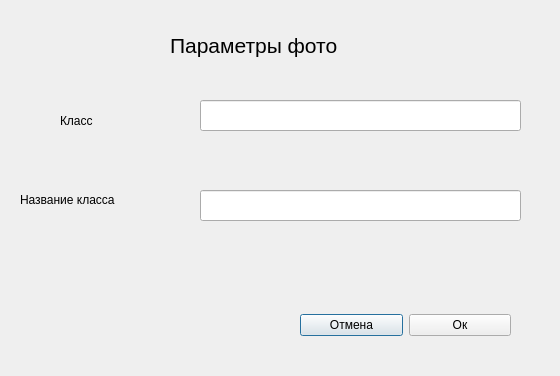
<?xml version="1.0" encoding="UTF-8"?>
<ui version="4.0">
 <class>Dialog</class>
 <widget class="QDialog" name="Dialog">
  <property name="geometry">
   <rect>
    <x>0</x>
    <y>0</y>
    <width>560</width>
    <height>376</height>
   </rect>
  </property>
  <property name="windowTitle">
   <string>Dialog</string>
  </property>
  <widget class="QLabel" name="label">
   <property name="geometry">
    <rect>
     <x>170</x>
     <y>20</y>
     <width>281</width>
     <height>51</height>
    </rect>
   </property>
   <property name="font">
    <font>
     <pointsize>16</pointsize>
    </font>
   </property>
   <property name="text">
    <string>Параметры фото</string>
   </property>
  </widget>
  <widget class="QLineEdit" name="lineEdit">
   <property name="geometry">
    <rect>
     <x>200</x>
     <y>100</y>
     <width>321</width>
     <height>31</height>
    </rect>
   </property>
  </widget>
  <widget class="QLineEdit" name="lineEdit_2">
   <property name="geometry">
    <rect>
     <x>200</x>
     <y>190</y>
     <width>321</width>
     <height>31</height>
    </rect>
   </property>
  </widget>
  <widget class="QLabel" name="label_2">
   <property name="geometry">
    <rect>
     <x>60</x>
     <y>110</y>
     <width>111</width>
     <height>21</height>
    </rect>
   </property>
   <property name="styleSheet">
    <string notr="true">font: 11pt &quot;Segoe Print&quot;;</string>
   </property>
   <property name="text">
    <string>Класс</string>
   </property>
  </widget>
  <widget class="QLabel" name="label_3">
   <property name="geometry">
    <rect>
     <x>20</x>
     <y>190</y>
     <width>151</width>
     <height>20</height>
    </rect>
   </property>
   <property name="styleSheet">
    <string notr="true">font: 11pt &quot;Segoe Print&quot;;</string>
   </property>
   <property name="text">
    <string>Название класса</string>
   </property>
  </widget>
  <widget class="QWidget" name="horizontalLayoutWidget">
   <property name="geometry">
    <rect>
     <x>300</x>
     <y>280</y>
     <width>211</width>
     <height>91</height>
    </rect>
   </property>
   <layout class="QHBoxLayout" name="horizontalLayout">
    <item>
     <widget class="QPushButton" name="pushButton_2">
      <property name="font">
       <font>
        <pointsize>9</pointsize>
       </font>
      </property>
      <property name="text">
       <string>Отмена</string>
      </property>
     </widget>
    </item>
    <item>
     <widget class="QPushButton" name="pushButton">
      <property name="font">
       <font>
        <pointsize>9</pointsize>
       </font>
      </property>
      <property name="text">
       <string>Ок</string>
      </property>
     </widget>
    </item>
   </layout>
  </widget>
  <widget class="QLabel" name="label_4">
   <property name="geometry">
    <rect>
     <x>40</x>
     <y>240</y>
     <width>341</width>
     <height>31</height>
    </rect>
   </property>
   <property name="font">
    <font>
     <pointsize>12</pointsize>
    </font>
   </property>
   <property name="text">
    <string/>
   </property>
  </widget>
 </widget>
 <resources/>
 <connections/>
</ui>
